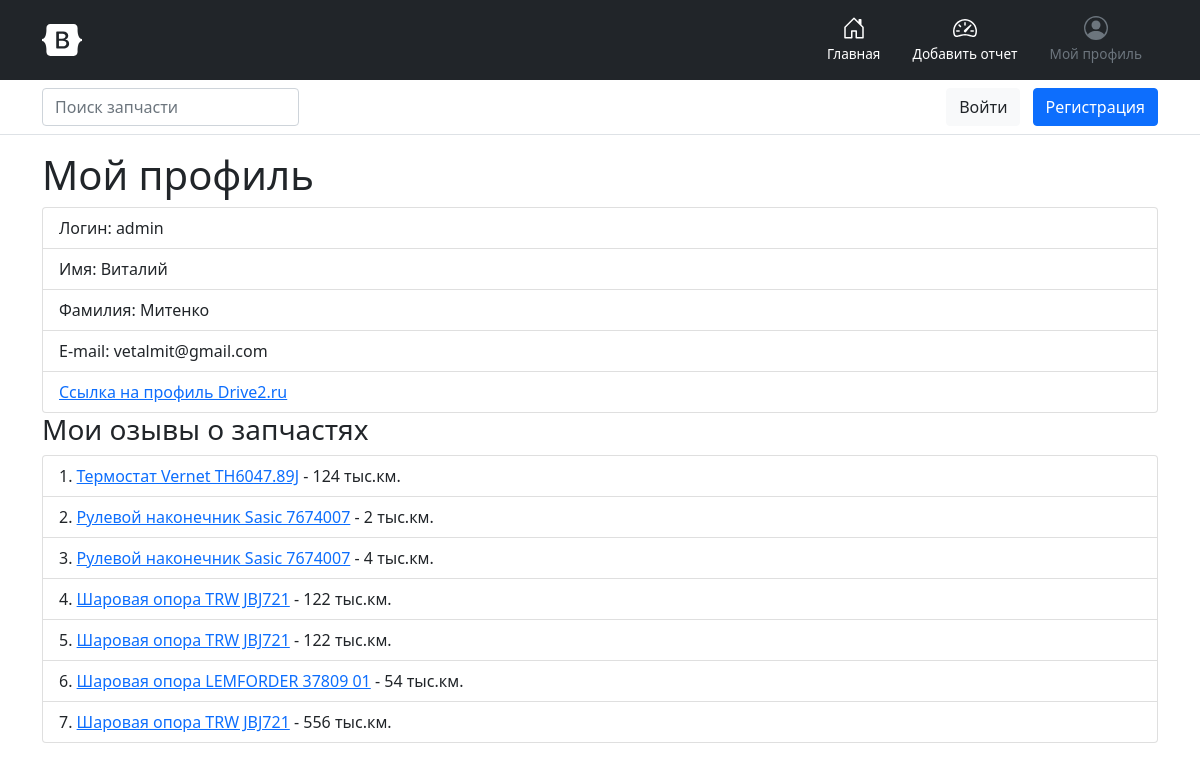
Screenshot of /user/1/ (signed in) with the database file from the repository.
### mileage/models.py (models this page shows, shortened)
class Review(models.Model):
    RATING_VALUES = [
        ('1', 'Ужасно'), ('2', 'Плохо'), ('3', 'Сносно'), ('4', 'Хорошо'), ('5', 'Отлично'),
    ]
    spare_part = models.ForeignKey(SparePart, on_delete=models.PROTECT, verbose_name="Запчасть")
    mileage = models.SmallIntegerField(verbose_name="Пробег, тыс.км")
    car_brand = models.ForeignKey(CarBrand, on_delete=models.PROTECT, verbose_name="Марка авто")
    car_model = models.ForeignKey(CarModel, on_delete=models.PROTECT, verbose_name="Модель авто")
    owner = models.ForeignKey(User, on_delete=models.CASCADE, verbose_name="Владелец")
    rating = models.CharField(max_length=1, choices=RATING_VALUES, verbose_name="Рейтинг", default=3)
    review = models.TextField(max_length=1000, blank=True, verbose_name="Отзыв")
    def __str__(self):
        return ' '.join([self.spare_part.name, self.spare_part.brand, self.spare_part.number])
    class Meta:
        verbose_name = 'Отзыв'
        verbose_name_plural = 'Отзывы'
        ordering = ['spare_part']

class SparePart(models.Model):
    name = models.CharField(max_length=255, db_index=True, verbose_name='Название')
    brand = models.CharField(max_length=255, db_index=True, verbose_name="Производитель")
    number = models.CharField(max_length=30, db_index=True, verbose_name="Номер (артикул)")
    category = models.ForeignKey(SparePartCategory, on_delete=models.PROTECT, verbose_name="Категория")
    class Meta:
        verbose_name = 'Запчасть'
        verbose_name_plural = 'Запчасти'
        ordering = ['category', 'name']

### mileage/views.py (the view)
# urls.py: path('user/<int:user_id>/', get_user_profile, name='user_profile_page'),
def get_user_profile(request, user_id):
    user_reviews = Review.objects.filter(owner_id=user_id).order_by('spare_part', 'spare_part__category_id')
    context = {
        'title': 'Мой профиль',
        'user_reviews': user_reviews
    }
    return render(request, 'mileage/user_profile.html', context)

### mileage/templates/mileage/user_profile.html (shortened to what this page needs)
{% extends 'base.html' %}
{% block body %}
<h1>{{ title }}</h1>
{% if request.user.is_authenticated %}
    <ol class="list-group">
        <li class="list-group-item">Логин: {{ user.username }}</li>
        <li class="list-group-item">Имя: {{ user.first_name }}</li>
        <li class="list-group-item">Фамилия: {{ user.last_name }}</li>
        <li class="list-group-item">E-mail: {{ user.email }}</li>
        <li class="list-group-item"><a href="{{ user.profile.drive2_link }}" rel="nofollow" target="_blank">Ссылка на профиль Drive2.ru</a></li>
    </ol>
    <h3>Мои озывы о запчастях</h3>
    <ol class="list-group list-group-numbered">
        {% for item in user_reviews %}
            <li class="list-group-item"><a href="{% url 'spare_parts_reviews' item.car_model_id item.spare_part_id %}">
                {{ item }}</a> - {{ item.mileage }} тыс.км.</li>
        {% empty %}
            <p>Еще ничего нет</p>
        {% endfor %}
    </ol>
{% else %}
    <p>Зарегистрируйте или войдите</p>
{% endif %}
{% endblock %}

### rows the page displays
Review: spare_part.number "Термостат Vernet TH6047.89J", mileage "124"
Review: spare_part.number "Рулевой наконечник Sasic 7674007", mileage "2"
Review: spare_part.number "Рулевой наконечник Sasic 7674007", mileage "4"
Review: spare_part.number "Шаровая опора TRW JBJ721", mileage "122"
Review: spare_part.number "Шаровая опора TRW JBJ721", mileage "122"
Review: spare_part.number "Шаровая опора LEMFORDER 37809 01", mileage "54"
Review: spare_part.number "Шаровая опора TRW JBJ721", mileage "556"

### other values shown
{{ title }} "Мой профиль"
{{ user.username }} "admin"
{{ user.first_name }} "Виталий"
{{ user.last_name }} "Митенко"
{{ user.email }} "vetalmit@gmail.com"
